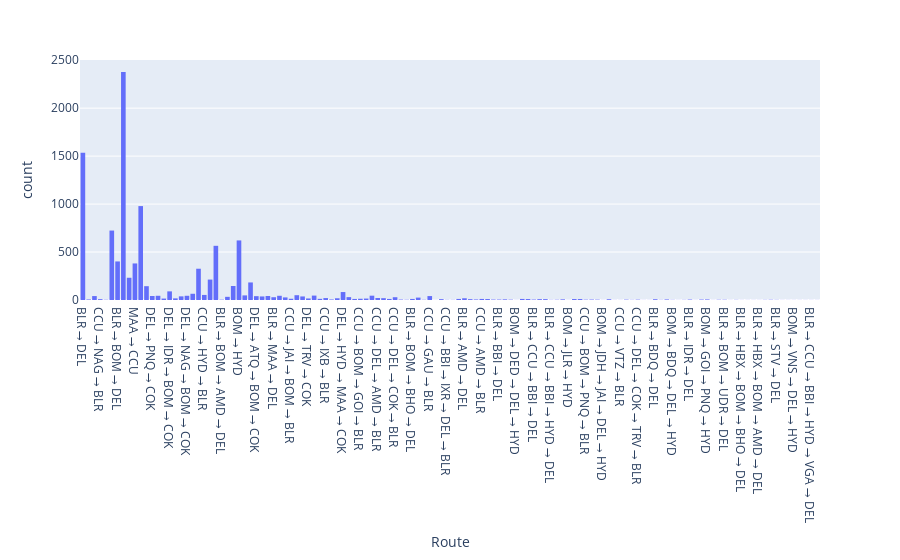

Here is the notebook cell this chart was saved with:
### Code cell
px.histogram(data_frame=df,x="Route")

### Figure 1 — Plotly figure (JSON) as saved in the notebook; plotly's stock layout.template omitted (floating-point values rounded to 4 significant figures; data arrays with more than 128 entries replaced by an {"elided": "..."} marker saying what was removed)
{"data": [{"alignmentgroup": "True", "bingroup": "x", "hovertemplate": "Route=%{x}<br>count=%{y}<extra></extra>", "legendgroup": "", "marker": {"color": "#636efa", "pattern": {"shape": ""}}, "name": "", "offsetgroup": "", "orientation": "v", "showlegend": false, "type": "histogram", "x": {"elided": "10463 str values"}, "xaxis": "x", "yaxis": "y"}], "layout": {"barmode": "relative", "legend": {"tracegroupgap": 0}, "margin": {"t": 60}, "xaxis": {"anchor": "y", "domain": [0, 1], "title": {"text": "Route"}}, "yaxis": {"anchor": "x", "domain": [0, 1], "title": {"text": "count"}}}}
